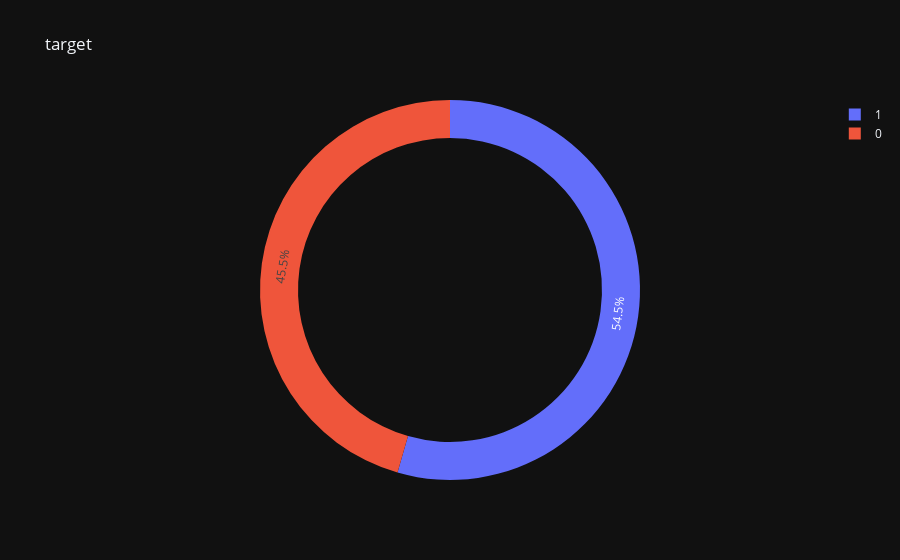

The cell this chart's notebook holds for it:
### Code cell
import plotly.express as px
ax=px.pie(dataset, names= "target" ,template= "plotly_dark",title="target",hole=0.8)
ax.show()

### Figure 1 — Plotly figure (JSON) as saved in the notebook; plotly's stock layout.template omitted (floating-point values rounded to 4 significant figures; data arrays with more than 128 entries replaced by an {"elided": "..."} marker saying what was removed)
{"data": [{"domain": {"x": [0, 1], "y": [0, 1]}, "hole": 0.8, "hovertemplate": "target=%{label}<extra></extra>", "labels": {"elided": "303 int values"}, "legendgroup": "", "name": "", "showlegend": true, "type": "pie"}], "layout": {"legend": {"tracegroupgap": 0}, "title": {"text": "target"}}}
